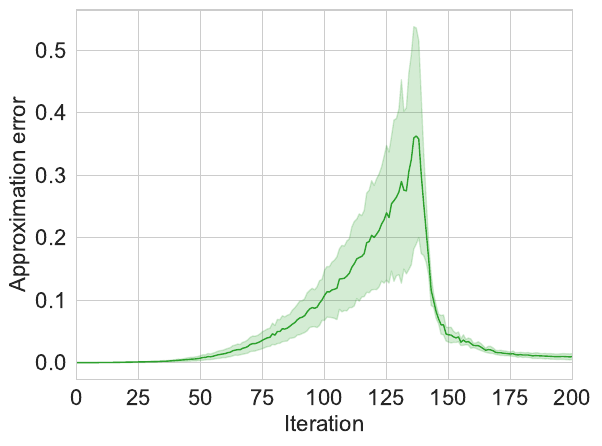

Recreate this plot in Python.
#%%
import wandb
import pandas as pd
import seaborn as sns
from matplotlib import pyplot as plt
import numpy as np

api = wandb.Api()

def moving_average(a, n=3):
	t = np.floor(n/2).astype(int)
	b = np.zeros(a.shape)
	for i in range(b.shape[-1]):
		b[i] = np.mean(a[max(0, i-t):min(i+t+1, a.shape[-1])])
	
	return b

df1 = []
losses1 = []
for run in api.runs("linx/test"):
    try:
        df1.append(run.history(samples=20000000))
    except:
        pass

for h in df1:
    loss = h["val/approx-err"].values[:]
    loss = loss[~np.isnan(loss)]
    loss = moving_average(loss, n=10)
    losses1.append(loss)
    
loss1 = np.stack(losses1)
loss_mean1 = np.nanmean(loss1, axis=0)
loss_std1 = np.nanstd(loss1, axis=0)

#
sns.set_style("whitegrid")

fig, ax = plt.subplots()
ax.plot(loss_mean1, color="tab:green", linewidth=1)
ax.fill_between(range(len(loss_mean1)), loss_mean1-loss_std1, loss_mean1+loss_std1, color="tab:green", alpha=0.2)
ax.set(xlabel="Iteration", ylabel="Approximation error")
ax.xaxis.label.set_fontsize(16)
ax.yaxis.label.set_fontsize(16)
plt.xlim((0,500))
#plt.ylim((0,2))
plt.xticks(fontsize=16)
plt.yticks(fontsize=16)
#ax.legend(prop={'size': 16}, handlelength=1.7)
ax.grid(True, which="both")
fig.savefig("approx-error.pdf", bbox_inches='tight')
